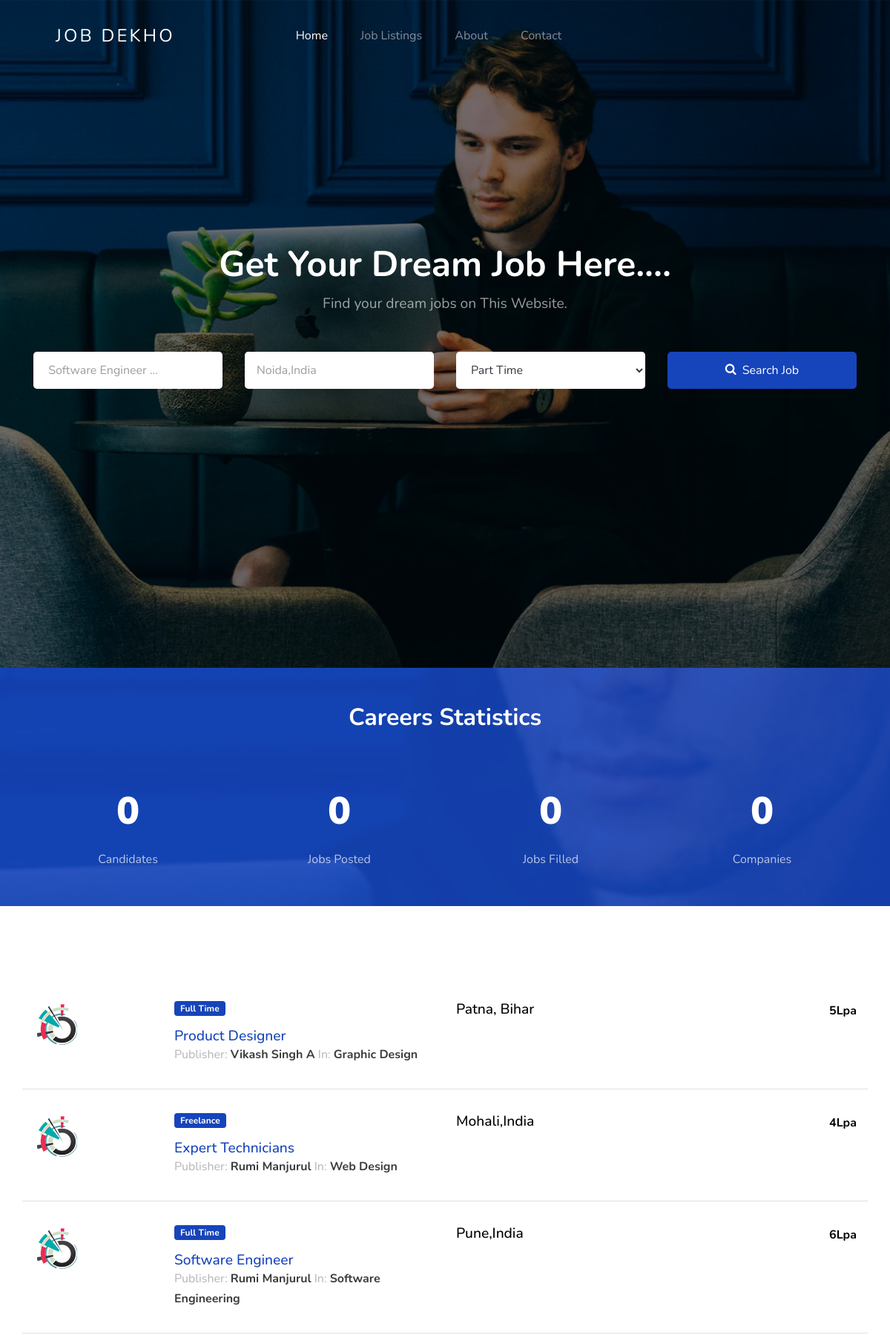
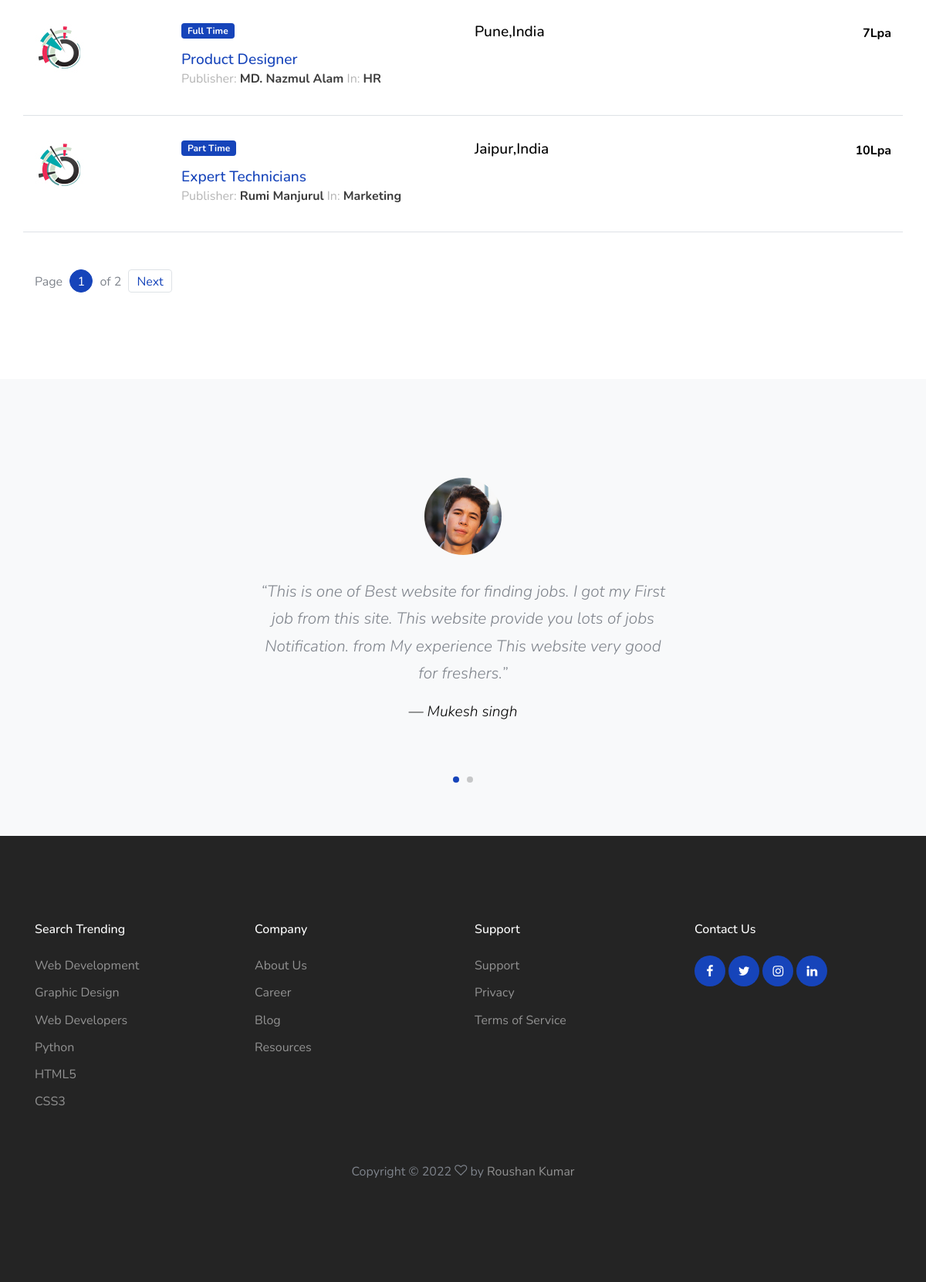
The page / on the database its author committed (2 pictures, top to bottom).
### jobs/models.py (models this page shows, shortened)
class JobListing(models.Model):
    user = models.ForeignKey(settings.AUTH_USER_MODEL, on_delete=models.CASCADE,
                             null=True, editable=False, blank=True)
    title = models.CharField(max_length=100)
    company_name = models.CharField(max_length=200)
    employment_status = models.CharField(choices=JOB_TYPE, max_length=10)
    vacancy = models.CharField(max_length=10, null=True)
    gender = models.CharField(choices=GENDER, max_length=30, null=True)
    category = models.CharField(choices=CATEGORY, max_length=30)
    description = models.TextField()
    responsibilities = models.TextField()
    experience = models.CharField(max_length=100)
    job_location = models.CharField(max_length=120)
    Salary = models.CharField(max_length=100, null=True, blank=True)
    image = models.ImageField(blank=True, upload_to='media', null=True)
    application_deadline = models.DateTimeField()
    published_on = models.DateTimeField(default=timezone.now)

### jobs/views.py (the view)
# urls.py: 2. Add a URL to urlpatterns:  path('', views.home, name='home')
def home(request):
    qs = JobListing.objects.all()
    jobs = JobListing.objects.all().count()
    user = User.objects.all().count()
    company_name = JobListing.objects.filter(company_name__startswith='P').count()
    paginator = Paginator(qs, 5)  # Show 5 jobs per page
    page = request.GET.get('page')
    try:
        qs = paginator.page(page)
    except PageNotAnInteger:
        qs = paginator.page(1)
    except EmptyPage:
        qs = paginator.page(paginator.num_pages)
    context = {
        'query': qs,
        'job_qs': jobs,
        'company_name': company_name,
        'candidates': user
    }
    return render(request, "home.html", context)

### templates/home.html (shortened to what this page needs)
{% extends 'base.html' %}
{% load static %}
{% block content %}
    <section class="home-section section-hero overlay bg-image"  style="background-image: url('{% static 'images/hero_1.jpg' %}');" id="home-section">
      <div class="container">
        <div class="row align-items-center justify-content-center">
          <div class="col-md-12">
            <div class="mb-5 text-center">
              <h1 class="text-white font-weight-bold">Get Your Dream Job Here....</h1>
              <p>Find your dream jobs on This Website.</p>
            </div>
            <form id="job-main-form" method="get" action="{% url 'jobs:search' %}" class="search-jobs-form">
              <div class="row mb-5">
                <div class="col-12 col-sm-6 col-md-6 col-lg-3 mb-4 mb-lg-0">
                   <input type="text"  id="title" name="title" class="form-control form-control-lg" placeholder=" Software Engineer ... ">
                </div>
                <div class="col-12 col-sm-6 col-md-6 col-lg-3 mb-4 mb-lg-0">
                   <input    type="text" id="job_location" name="job_location" class="form-control form-control-lg" placeholder="Noida,India">
                </div>
                <div class="col-12 col-sm-6 col-md-6 col-lg-3 mb-4 mb-lg-0">
                  <select id="employment_status" name="employment_status" class="form-control">
                    <option>Part Time</option>
                  </select>
                </div>
                <div class="col-12 col-sm-6 col-md-6 col-lg-3 mb-4 mb-lg-0">
                  <button type="submit" class="btn btn-primary btn-lg btn-block text-white btn-search"><span class="icon-search icon mr-2"></span>Search Job</button>
                </div>
              </div>
            </form>
          </div>
        </div>
      </div>
    </section>
    <section class="py-5 bg-image overlay-primary fixed overlay" style="background-image: url('images/hero_1.jpg');">
      <div class="container">
        <div class="row mb-5 justify-content-center">
          <div class="col-md-7 text-center">
            <h2 class="section-title mb-2 text-white">Careers Statistics</h2>
          </div>
        </div>
        <div class="row pb-0 block__19738 section-counter">
          <div class="col-6 col-md-6 col-lg-3 mb-5 mb-lg-0">
            <div class="d-flex align-items-center justify-content-center mb-2">
              <strong class="number" data-number="{{ candidates }}">0</strong>
            </div>
            <span class="caption">Candidates</span>
          </div>
          <div class="col-6 col-md-6 col-lg-3 mb-5 mb-lg-0">
            <div class="d-flex align-items-center justify-content-center mb-2">
              <strong class="number" data-number="{{ job_qs }}"> 0 </strong>
            </div>
            <span class="caption"> Jobs Posted</span>
          </div>
          <div class="col-6 col-md-6 col-lg-3 mb-5 mb-lg-0">
            <div class="d-flex align-items-center justify-content-center mb-2">
              <strong class="number" data-number="">0</strong>
            </div>
            <span class="caption">Jobs Filled</span>
          </div>
          <div class="col-6 col-md-6 col-lg-3 mb-5 mb-lg-0">
            <div class="d-flex align-items-center justify-content-center mb-2">
              <strong class="number" data-number="{{ company_name }}">0</strong>
            </div>
            <span class="caption">Companies</span>
          </div>
        </div>
      </div>
    </section>
    <section class="site-section">
     <div class="container">
        <div class="mb-5">
             {% for q in query %}
          <div class="row align-items-start job-item border-bottom pb-3 mb-3 pt-3">
            <div class="col-md-2">
              <a href="#"><img src="{% static 'images/featured-listing-1.jpg' %}" alt="Image" class="img-fluid"></a>
            </div>
            <div class="col-md-4">
              <span class="badge badge-primary px-2 py-1 mb-3">
                    {{ q.employment_status }}
              </span>
              <h2><a href="{% url 'jobs:job-single' q.id %}">{{ q.title }}</a> </h2>
              <p class="meta">Publisher: <strong>{{ q.user.first_name }} {{ q.user.last_name }}</strong> In: <strong>{{ q.category }}</strong></p>
            </div>
            <div class="col-md-3 text-left">
              <h3>{{ q.job_location }}</h3>
            </div>
            <div class="col-md-3 text-md-right">
              <strong class="text-black">{{ q.Salary }}</strong>
            </div>
          </div>
{% endfor %}
        </div>
        <div class="row pagination-wrap">
          <div class="col-md-6 text-center text-md-left">
            <div class="custom-pagination ml-auto">
              <div class="d-inline-block">
                Page <a href="#" class="active">{{ query.number }}</a> of  {{ query.paginator.num_pages }}
              </div>
              {% if query.has_next %}
              <a href="?page={{ query.next_page_number }}" class="next">Next</a>
               {% endif %}
            </div>
          </div>
        </div>
      </div>
    </section>
    <section class="bg-light pt-5 testimony-full">
        <div class="owl-carousel single-carousel">
          <div class="container">
            <div class="row">
              <div class="col-lg-6 mx-auto">
                <img class="img-fluid mx-auto" src="{% static 'images/person_1.jpg' %}" alt="Image">
                <blockquote>
                  <p>&ldquo;This is one of Best website for finding jobs. I got my First job from this site. This website provide you lots of jobs Notification. from My experience This website very good for freshers.&rdquo;</p>
                  <p><cite> &mdash; Mukesh singh</cite></p>
                </blockquote>
              </div>
            </div>
          </div>
      </div>
    </section>
{% endblock %}

### templates/base.html (shortened to what this page needs)
{% load static %}
<html lang="en">
<head>
    <link rel="stylesheet" href="{% static 'css/custom-bs.css' %}">
    <link rel="stylesheet" href="{% static 'css/jquery.fancybox.min.css' %}">
    <link rel="stylesheet" href="{% static 'css/bootstrap-select.min.css' %}">
    <link rel="stylesheet" href="{% static 'fonts/icomoon/style.css' %}">
    <link rel="stylesheet" href="{% static 'fonts/line-icons/style.css' %}">
    <link rel="stylesheet" href="{% static 'css/owl.carousel.min.css' %}">
    <link rel="stylesheet" href="{% static 'css/animate.min.css' %}">
    <link rel="stylesheet" href="{% static 'css/style.css' %}">
</head>
<body id="top">
<div class="site-wrap">
    {% include 'navbar.html' %}
    {% block content %}
    {% endblock %}
    <footer class="site-footer">
        <div class="container">
            <div class="row mb-5">
                <div class="col-6 col-md-3 mb-4 mb-md-0">
                    <h3>Search Trending</h3>
                    <ul class="list-unstyled">
                        <li><a href="#">Web Development</a></li>
                        <li><a href="#">Graphic Design</a></li>
                        <li><a href="#">Web Developers</a></li>
                        <li><a href="#">Python</a></li>
                        <li><a href="#">HTML5</a></li>
                        <li><a href="#">CSS3</a></li>
                    </ul>
                </div>
                <div class="col-6 col-md-3 mb-4 mb-md-0">
                    <h3>Company</h3>
                    <ul class="list-unstyled">
                        <li><a href="#">About Us</a></li>
                        <li><a href="#">Career</a></li>
                        <li><a href="#">Blog</a></li>
                        <li><a href="#">Resources</a></li>
                    </ul>
                </div>
                <div class="col-6 col-md-3 mb-4 mb-md-0">
                    <h3>Support</h3>
                    <ul class="list-unstyled">
                        <li><a href="#">Support</a></li>
                        <li><a href="#">Privacy</a></li>
                        <li><a href="#">Terms of Service</a></li>
                    </ul>
                </div>
                <div class="col-6 col-md-3 mb-4 mb-md-0">
                    <h3>Contact Us</h3>
                    <div class="footer-social">
                        <a href="#"><span class="icon-facebook"></span></a>
                        <a href="#"><span class="icon-twitter"></span></a>
                        <a href="#"><span class="icon-instagram"></span></a>
                        <a href="#"><span class="icon-linkedin"></span></a>
                    </div>
                </div>
            </div>
            <div class="row text-center">
                <div class="col-12">
                    <p>
                        Copyright &copy;
                        <i
                                class="icon-heart-o" aria-hidden="true"></i> by <a href="om" target="_blank">Roushan Kumar</a>
                    </p>
                </div>
            </div>
        </div>
    </footer>
</div>
</body>
</html>

### templates/navbar.html (shortened to what this page needs)
{% load static %}
<header class="site-navbar mt-3">
  <div class="container-fluid">
    <div class="row align-items-center">
      <div class="site-logo col-6"><a href="{% url 'home' %}">Job Dekho</a></div>
      <nav class="mx-auto site-navigation">
        <ul class="site-menu js-clone-nav d-none d-xl-block ml-0 pl-0">
          <li><a href="{% url 'home' %}" class="nav-link active">Home</a></li>
          <li><a href="{% url 'jobs:job-listing' %}">Job Listings</a></li>
          <li><a href="{% url 'jobs:about' %}">About</a></li>
          <li><a href="{% url 'jobs:contact' %}">Contact</a></li>
             <li><a href="{% url 'jobs:service' %}"></a></li>
        </ul>
      </nav>
    </div>
  </div>
    </header>

### rows shown on the page
JobListing: employment_status "Full Time", title "Product Designer", user.first_name "Vikash Singh", user.last_name "A", category "Graphic Design", job_location "Patna, Bihar", Salary "5Lpa"
JobListing: employment_status "Freelance", title "Expert Technicians", user.first_name "Rumi", user.last_name "Manjurul", category "Web Design", job_location "Mohali,India", Salary "4Lpa"
JobListing: employment_status "Full Time", title "Software Engineer", user.first_name "Rumi", user.last_name "Manjurul", category "Software Engineering", job_location "Pune,India", Salary "6Lpa"
JobListing: employment_status "Full Time", title "Product Designer", user.first_name "MD. Nazmul", user.last_name "Alam", category "HR", job_location "Pune,India", Salary "7Lpa"
JobListing: employment_status "Part Time", title "Expert Technicians", user.first_name "Rumi", user.last_name "Manjurul", category "Marketing", job_location "Jaipur,India", Salary "10Lpa"

### other values the page prints
{{ query.number }} "1"
{{ query.paginator.num_pages }} "2"
